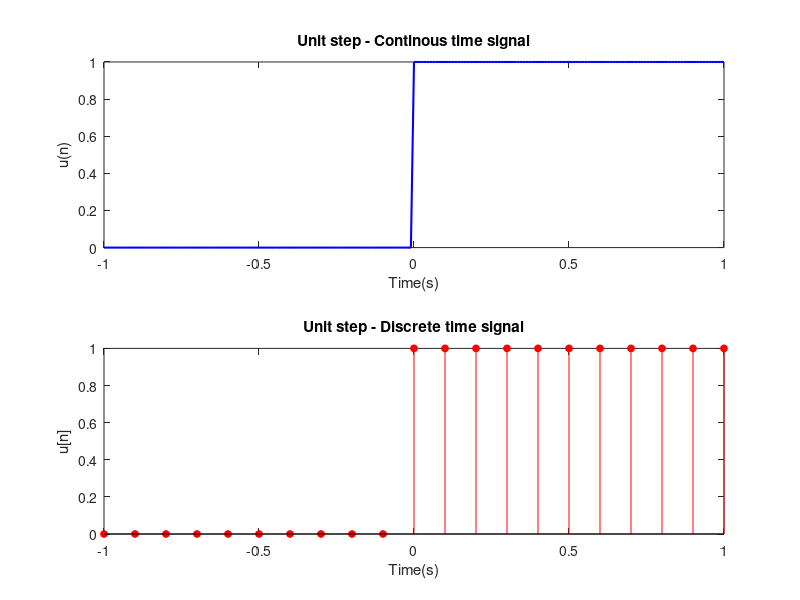

The MATLAB source for this figure:
clear all;
close all;
clc;

n = -1 : 0.01 : 1;
d = -1 : 0.1 : 1;

unitstep = n >= 0;
dunitstep = d >=0;

subplot(2, 1, 1);
plot(n, unitstep, 'b', 'LineWidth', 1.5);
xlabel('Time(s)');
ylabel('u(n)');
title('Unit step - Continous time signal');

subplot(2, 1, 2);
stem(d, dunitstep, 'r', 'filled','MarkerSize', 5);
xlabel('Time(s)');
ylabel('u[n]');
title('Unit step - Discrete time signal');